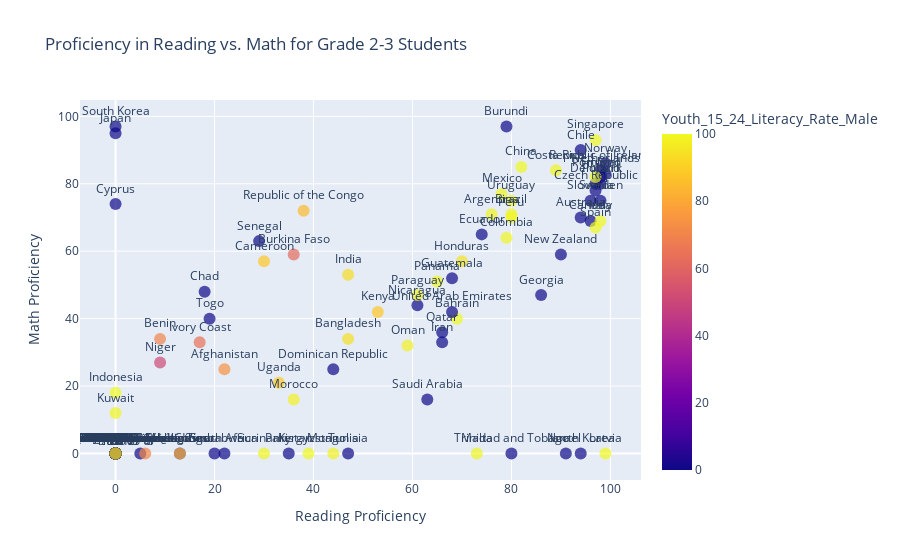

Notebook source saved alongside this figure:
### Code cell
fig = px.scatter(df, x="Grade_2_3_Proficiency_Reading", y="Grade_2_3_Proficiency_Math", text="Countries and areas",
                 title="Proficiency in Reading vs. Math for Grade 2-3 Students",
                 labels={"Grade_2_3_Proficiency_Reading": "Reading Proficiency", "Grade_2_3_Proficiency_Math": "Math Proficiency"},
                 color="Youth_15_24_Literacy_Rate_Male", size="Youth_15_24_Literacy_Rate_Female")

fig.update_traces(textposition='top center', marker=dict(size=12, opacity=0.7))
fig.show()

### Figure 1 — Plotly figure (JSON) as saved in the notebook; plotly's stock layout.template omitted (floating-point values rounded to 4 significant figures; data arrays with more than 128 entries replaced by an {"elided": "..."} marker saying what was removed)
{"data": [{"hovertemplate": "Reading Proficiency=%{x}<br>Math Proficiency=%{y}<br>Youth_15_24_Literacy_Rate_Female=%{marker.size}<br>Countries and areas=%{text}<br>Youth_15_24_Literacy_Rate_Male=%{marker.color}<extra></extra>", "legendgroup": "", "marker": {"color": {"elided": "176 int values"}, "coloraxis": "coloraxis", "opacity": 0.7, "size": 12, "sizemode": "area", "sizeref": 0.25, "symbol": "circle"}, "mode": "markers+text", "name": "", "orientation": "v", "showlegend": false, "text": {"elided": "176 str values"}, "textposition": "top center", "type": "scatter", "x": {"elided": "176 int values"}, "xaxis": "x", "y": {"elided": "176 int values"}, "yaxis": "y"}], "layout": {"coloraxis": {"colorbar": {"title": {"text": "Youth_15_24_Literacy_Rate_Male"}}, "colorscale": [[0, "#0d0887"], [0.1111, "#46039f"], [0.2222, "#7201a8"], [0.3333, "#9c179e"], [0.4444, "#bd3786"], [0.5556, "#d8576b"], [0.6667, "#ed7953"], [0.7778, "#fb9f3a"], [0.8889, "#fdca26"], [1, "#f0f921"]]}, "legend": {"itemsizing": "constant", "tracegroupgap": 0}, "title": {"text": "Proficiency in Reading vs. Math for Grade 2-3 Students"}, "xaxis": {"anchor": "y", "domain": [0, 1], "title": {"text": "Reading Proficiency"}}, "yaxis": {"anchor": "x", "domain": [0, 1], "title": {"text": "Math Proficiency"}}}}
